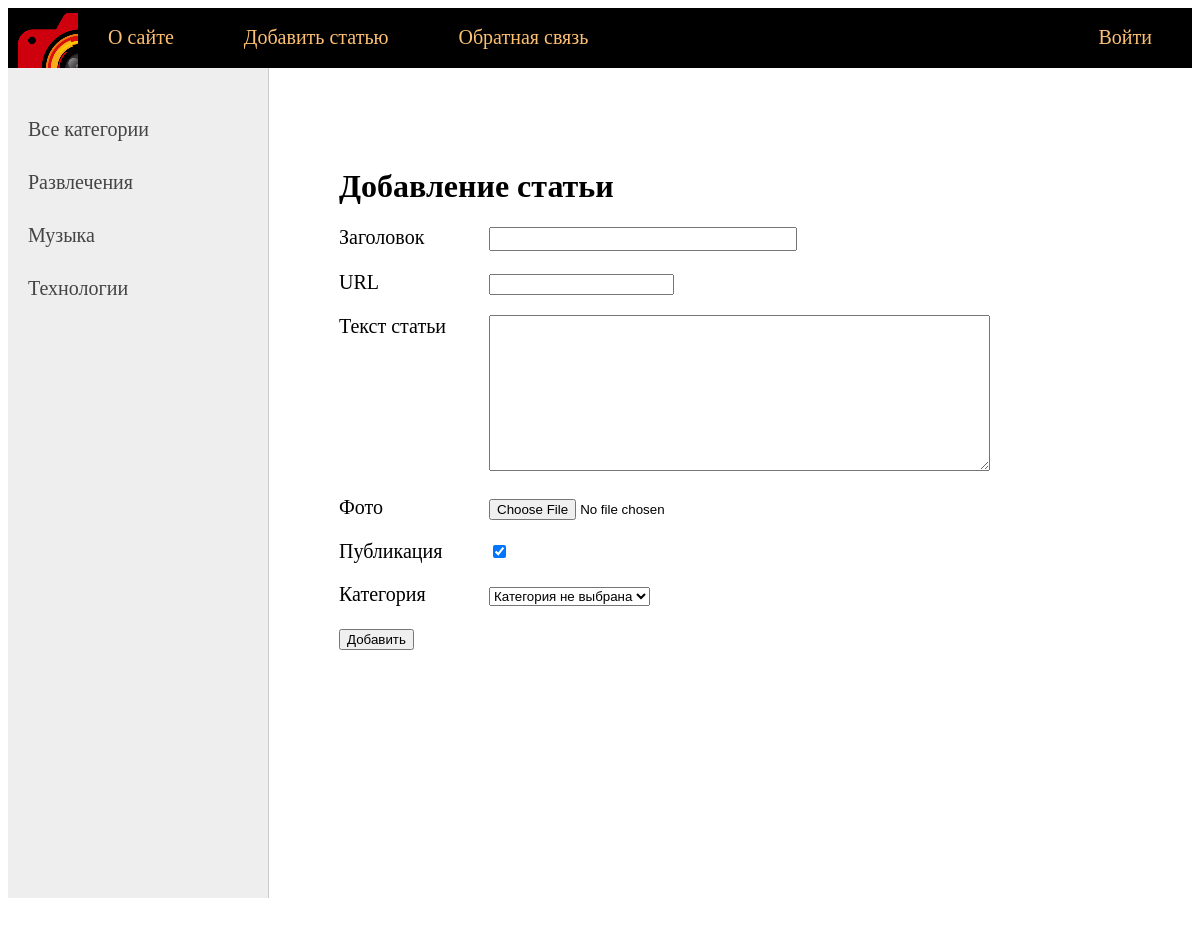
The page /addpage/ on the database its author committed.
### bloggers/models.py (models this page shows)
class Category(models.Model):
    name = models.CharField(max_length=100, db_index=True, verbose_name='Категория')
    slug = models.SlugField(max_length=255, unique=True, db_index=True, verbose_name='URL')
    def __str__(self):
        return self.name
    def get_absolute_url(self):
        return reverse('category', kwargs={'cat_slug': self.slug})
    class Meta:
        verbose_name = 'Категория'
        verbose_name_plural = 'Категории'
        ordering = ['id']

### bloggers/views.py (the view)
# urls.py: path('addpage/', addpage, name='add_page'),
def addpage(request):
    if request.method == 'POST':
        form = AddPostForm(request.POST, request.FILES)
        if form.is_valid():
            form.save()
            return redirect('home')
    else:
        form = AddPostForm()
    return render(request, 'bloggers/addpage.html', {'form': form, 'menu': menu, 'title': 'Добавление статьи'})

### bloggers/forms.py (shortened to what this page needs)
class AddPostForm(forms.ModelForm):
    def __init__(self, *args, **kwargs):
        super().__init__(*args, **kwargs)
        self.fields['cat'].empty_label = 'Категория не выбрана'
    class Meta:
        model = Bloggers
        fields = ['title', 'slug', 'content', 'photo', 'is_published', 'cat']
        widgets = {
            'title': forms.TextInput(attrs={'class': 'form-input'}),
            'content': forms.Textarea(attrs={'cols': 60, 'rows': 10})
        }

### bloggers/templatetags/bloggers_tags.py (called while the page is built)
@register.inclusion_tag('bloggers/list_categories.html')
def show_categories(sort=None, cat_selected=0):
    if not sort:
        cats = Category.objects.all()
    else:
        cats = Category.objects.order_by(sort)
    return {'cats': cats, 'cat_selected':cat_selected}

### bloggers/templates/bloggers/addpage.html (shortened to what this page needs)
{% extends 'bloggers/base.html' %}
{% block content %}
<h1>{{ title }}</h1>
<form action="{% url 'add_page' %}" method="post" enctype="multipart/form-data">
{% for f in form %}
<p><label class="form-label" for="{{ f.id_for_label }}">{{ f.label }}</label>{{ f }}</p>
{% endfor %}
    <button type="submit">Добавить</button>
</form>
{% endblock %}

### bloggers/templates/bloggers/list_categories.html
{% for c in cats %}
    {% if c.pk == cat_selected %}
        <li class="selected">{{ c.name }}</li>
    {% else %}
        <li><a href="{{ c.get_absolute_url }}">{{ c.name }}</a></li>
        {% endif %}
{% endfor %}

### bloggers/static/bloggers/css/style.css (style rules this page uses)
body { background: white; }
a { color: white; text-decoration: none; }
.left-chapters ul li { margin: 30px 0 0 0; color: #999; }
.left-chapters ul li a { color: #444; text-decoration: none; }
.content-text h1 { font-size: 32px; }
.form-input { width: 300px; font-size: 16px; }
.form-label { display: inline-block; min-width: 150px; vertical-align: top; }

### rows shown on the page
Category: name "Развлечения"
Category: name "Музыка"
Category: name "Технологии"

### other values the page prints
{{ m.title }} "О сайте" "Добавить статью" "Обратная связь"
{{ m.title }} "Войти"
{{ title }} "Добавление статьи"
{{ f.label }} "Заголовок" "URL" "Текст статьи" "Фото" "Публикация" "Категория"
